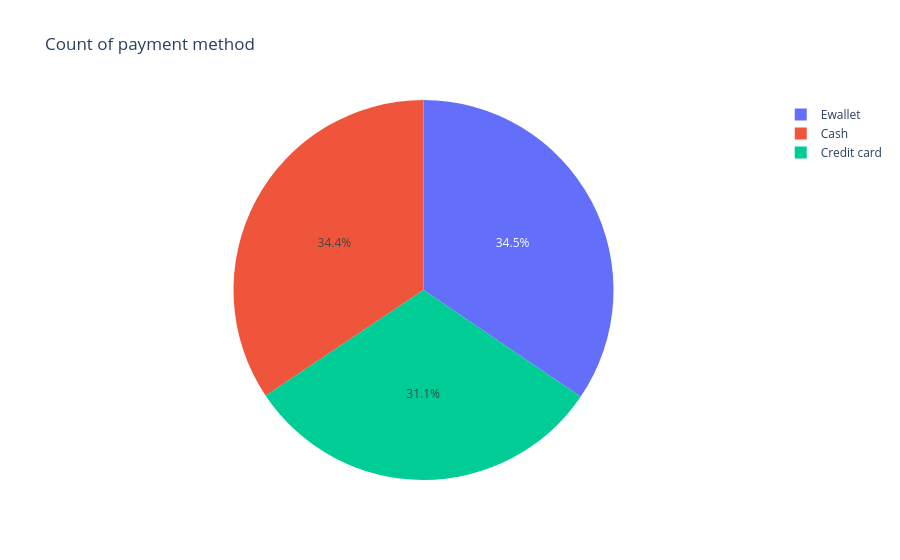

Notebook cell for this chart:
### Markdown cell above
5- What are the most commonly used payment methods? Do they differ by branch or city?

### Code cell
# Count the number of occurrences of each payment method in the 'payment' column
payment_counts = df['payment'].value_counts().reset_index()
# Rename the columns for clarity
payment_counts.columns = ['payment Method','Count']

# Display the payment method counts
display(payment_counts)

# Create and display a pie chart showing the distribution of payment methods
fig = px.pie(data_frame= payment_counts, names= 'payment Method', values= 'Count', title= 'Count of payment method')
fig.show()
# Print the most used payment method and its count
print(f"the most payment method used is {payment_counts['payment Method'].iloc[0]} with total count {payment_counts['Count'].iloc[0]} times")

# Count the number of occurrences of each payment method by city

count_payment_by_city = df.groupby(['city','payment'])['total'].count().reset_index().sort_values('total', ascending= False)

# Rename the columns for clarity
count_payment_by_city.columns = ['City', 'Payment Method', 'Count']

# Display the payment method counts by city
display(count_payment_by_city)

# Print the most used payment method and its count by city
print(f"the most city that use {count_payment_by_city['Payment Method'].iloc[0]} as payment method is {df['city'].max()} with total count {count_payment_by_city['Count'].iloc[0]} times")

# Count the number of occurrences of each payment method by branch
count_payment_by_branch = df.groupby(['branch','payment'])['total'].count().reset_index().sort_values('total', ascending= False)
# Rename the columns for clarity
count_payment_by_branch.columns = ['branch', 'Payment Method', 'Count']
# Display the payment method counts by branch
display(count_payment_by_branch)

# Print the most used payment method and its count by branch
print(f"the most branch that use {count_payment_by_branch['Payment Method'].iloc[0]} as payment method is {df['branch'].max()} with total count {count_payment_by_branch['Count'].iloc[0]} times")

### Figure 1 — Plotly figure (JSON) as saved in the notebook; plotly's stock layout.template omitted (floating-point values rounded to 4 significant figures)
{"data": [{"domain": {"x": [0, 1], "y": [0, 1]}, "hovertemplate": "payment Method=%{label}<br>Count=%{value}<extra></extra>", "labels": ["Ewallet", "Cash", "Credit card"], "legendgroup": "", "name": "", "showlegend": true, "type": "pie", "values": [345, 344, 311]}], "layout": {"legend": {"tracegroupgap": 0}, "title": {"text": "Count of payment method"}}}
